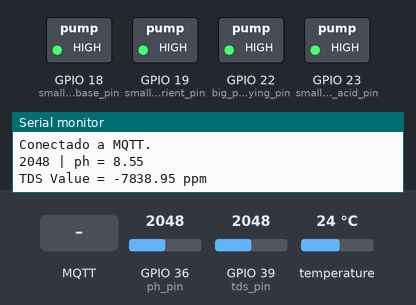
Bench run of a sketch on a simulated ESP32. Parts: switched loads named in the sketch (green lamp = pin HIGH), the last lines printed to the serial monitor. Inputs (shaded band) come from the test bench; at power-on: GPIO 36 (ph_pin) = 2048, GPIO 39 (tds_pin) = 2048, temperature 24 °C. WiFi joins after 1.5 s; servers stay silent unless stated; no MQTT or app messages arrive unless stated.

Above: at 2.7 s.
2.8 s: MQTT message "on" arrives on the first subscribed topic
At 5.7 s:
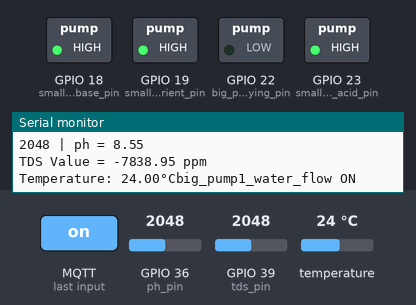
6.6 s: MQTT message "on" arrives on the second subscribed topic
At 9.6 s:
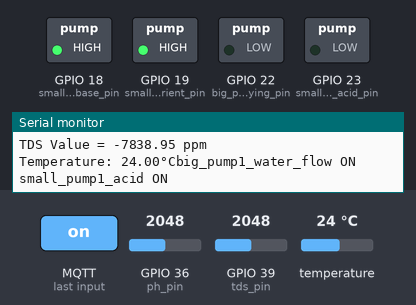
10.1 s: MQTT message "off" arrives on the first subscribed topic
At 13.3 s:
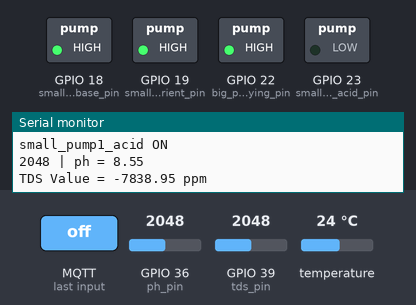
13.6 s: MQTT message "on" arrives on the third subscribed topic
At 16.5 s:
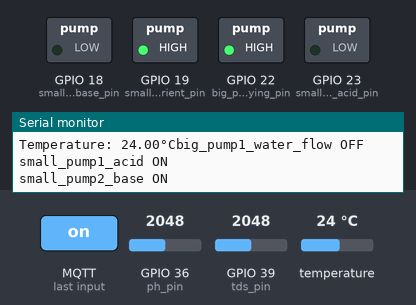
17.2 s: MQTT message "off" arrives on the second subscribed topic
At 20.7 s:
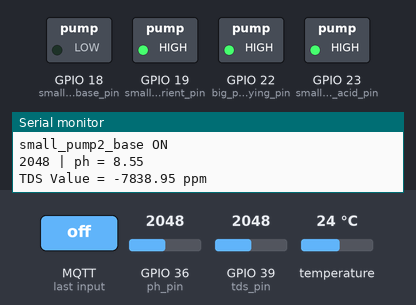
Timing chart, 0 to 22.2 s (numbered marks = the images above; inputs shaded):
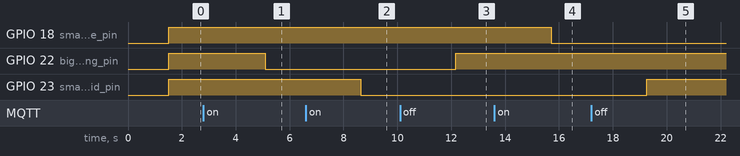

The sketch:

centric.ino
```cpp
/* IOT vertical farming centric*/


#include <ArduinoJson.h>

#include <WiFi.h>
WiFiClient WIFI_CLIENT;

#include <Wire.h>
#include <PubSubClient.h>
PubSubClient MQTT_CLIENT;

#include <OneWire.h>
#include <DallasTemperature.h>


#define WIFI_SSID "admin"
#define WIFI_PASSWORD "12345678"


const int big_pump1_spraying_pin = 22; //GPIO26
const int small_pump1_acid_pin = 23; //GPIO27
const int small_pump2_base_pin = 18; //GPIO32
const int small_pump3_nutrient_pin = 19; //GPIO33


#define ph_pin 36 //connected to GPIO 36 (Analog ADC0)
#define tds_pin 39 //connected to GPIO 39 (Analog ADC3)
#define ds18b20_pin 27 //connected to GPIO 27


//-------------------------------------------------TDS
int tds_SensorValue = 0;
float tdsValue = 0;
float tdsVoltage = 0;
//-------------------------------------------------


//-------------------------------------------------PH
int ph_sensorValue = 0;
float phValue = 0;
float ph = 0;
//-------------------------------------------------

//-------------------------------------------------ds18b20
OneWire oneWire(ds18b20_pin);         // setup a oneWire instance
DallasTemperature tempSensor(&oneWire); // pass oneWire to DallasTemperature library
float tempCelsius;    // temperature in Celsius
float tempFahrenheit; // temperature in Fahrenheit
//-------------------------------------------------


void setup()
{

  Serial.begin(115200);


  WiFi.begin(WIFI_SSID, WIFI_PASSWORD);
  Serial.print("Connecting to Wi-Fi");
  while (WiFi.status() != WL_CONNECTED)
  {
      Serial.print(".");
      delay(300);
  }
  Serial.println();
  Serial.print("Connected with IP: ");
  Serial.println(WiFi.localIP());
  Serial.println();

  MQTT_CLIENT.setCallback(callback);

  pinMode(tds_pin, INPUT);
  pinMode(ph_pin, INPUT);
  tempSensor.begin();    // initialize the sensor

  pinMode(big_pump1_spraying_pin, OUTPUT);
  pinMode(small_pump1_acid_pin, OUTPUT);
  pinMode(small_pump2_base_pin, OUTPUT);
  pinMode(small_pump3_nutrient_pin, OUTPUT);

  digitalWrite(big_pump1_spraying_pin, HIGH);
  digitalWrite(small_pump1_acid_pin, HIGH);
  digitalWrite(small_pump2_base_pin, HIGH);
  digitalWrite(small_pump3_nutrient_pin, HIGH);

}


String big_pump1_water_flow;
String small_pump1_acid;
String small_pump2_base;
String small_pump3_nutrient;


// Reconnect con MQTT broker
void reconnect()
{
  MQTT_CLIENT.setServer("broker.hivemq.com", 1883);
  //MQTT_CLIENT.setServer("mqtt.eclipse.org", 1883);
  MQTT_CLIENT.setClient(WIFI_CLIENT);

  // Trying connect with broker.
  while (!MQTT_CLIENT.connected())
  {
    Serial.println("Trying to connect with Broker MQTT.");


    MQTT_CLIENT.connect("client_iot_vertical_farming_ppu2022_centric"); // it isn't necessary..

    MQTT_CLIENT.subscribe("iot_vertical_farming_ppu2022/centric/big_pump1_water_flow"); // HERE SUBSCRIBE.
    MQTT_CLIENT.subscribe("iot_vertical_farming_ppu2022/centric/small_pump1_acid"); // HERE SUBSCRIBE.
    MQTT_CLIENT.subscribe("iot_vertical_farming_ppu2022/centric/small_pump2_base"); // HERE SUBSCRIBE.
    MQTT_CLIENT.subscribe("iot_vertical_farming_ppu2022/centric/small_pump3_nutrient"); // HERE SUBSCRIBE.


    // Wait to try to reconnect again...
    delay(1000);
  }

  Serial.println("Conectado a MQTT.");
}


String message = "";
// What to do when it receives the data.
void callback(char* topic, byte* payload, unsigned int length)
{
  String stopic = String(topic);

  Serial.print("Message received: ");
  Serial.print(stopic);
  Serial.print("   ");
  message = "";
  for (int i=0;i<length;i++)
  {
    message += (char)payload[i];
  }
  Serial.println(message);

  String s_message=String(message);

  if(stopic=="iot_vertical_farming_ppu2022/centric/big_pump1_water_flow")
  {
    big_pump1_water_flow=s_message;
  }
  else if(stopic=="iot_vertical_farming_ppu2022/centric/small_pump1_acid")
  {
    small_pump1_acid=s_message;
  }
  else if(stopic=="iot_vertical_farming_ppu2022/centric/small_pump2_base")
  {
    small_pump2_base=s_message;
  }
  else if(stopic=="iot_vertical_farming_ppu2022/centric/small_pump3_nutrient")
  {
    small_pump3_nutrient=s_message;
  }

}

void do_publish(String topic,String msg)
{
    char msg_char[100];
    msg.toCharArray(msg_char, 100);

    char topic_char[100];
    topic.toCharArray(topic_char, 100);

    MQTT_CLIENT.publish(topic_char, msg_char);
}


int delay_ms=5*1000;// 5*1000 = 5 sec
uint32_t previous_time=0;


void loop()
{
  // Check MQTT Broker connection
  if (!MQTT_CLIENT.connected()) {
    reconnect();
  }

  //----------------------------------------------ph
  ph_sensorValue= analogRead(ph_pin);
  Serial.print(ph_sensorValue);
  Serial.print(" | ");
  phValue=ph_sensorValue*(3.3/4095.0);
  ph=14-(3.3*phValue);
  Serial.print("ph = ");
  Serial.println(ph);
  //----------------------------------------------


  //----------------------------------------------tds
  tds_SensorValue = analogRead(tds_pin);
  tdsVoltage = tds_SensorValue*5/1024.0; //Convert analog reading to tdsVoltage
  tdsValue=(133.42/tdsVoltage*tdsVoltage*tdsVoltage - 255.86*tdsVoltage*tdsVoltage + 857.39*tdsVoltage)*0.5; //Convert voltage value to TDS value
  Serial.print("TDS Value = ");
  Serial.print(tdsValue);
  Serial.println(" ppm");
  //----------------------------------------------

  //----------------------------------------------ds18b20
  tempSensor.requestTemperatures();             // send the command to get temperatures
  tempCelsius = tempSensor.getTempCByIndex(0);  // read temperature in Celsius
  Serial.print("Temperature: ");
  Serial.print(tempCelsius);    // print the temperature in Celsius
  Serial.print("°C");
  //----------------------------------------------

  if (millis() - previous_time > delay_ms)
  {

    previous_time = millis();

    /*---------------------------------*/
    DynamicJsonDocument doc(1024);
    String serial_string;

    doc["ph"] = String(ph);
    doc["tds"]   = String(tdsValue);
    doc["water_temperature"] = String(tempCelsius);
    serializeJson(doc, serial_string);
    /*---------------------------------*/


    //------------test set
    do_publish("iot_vertical_farming_ppu2022/centric/sensor_value",String(serial_string));
    //------------

  }


  //======================function
  if(String(big_pump1_water_flow)==String("on"))
  {
      digitalWrite(big_pump1_spraying_pin, LOW);
      Serial.println("big_pump1_water_flow ON");
  }
  else if(String(big_pump1_water_flow)==String("off"))
  {
      digitalWrite(big_pump1_spraying_pin, HIGH);
      Serial.println("big_pump1_water_flow OFF");
  }

  if(String(small_pump1_acid)==String("on"))
  {
      digitalWrite(small_pump1_acid_pin, LOW);
      Serial.println("small_pump1_acid ON");
  }
  else if(String(small_pump1_acid)==String("off"))
  {
      digitalWrite(small_pump1_acid_pin, HIGH);
      Serial.println("small_pump1_acid OFF");
  }


  if(String(small_pump2_base)==String("on"))
  {
      digitalWrite(small_pump2_base_pin, LOW);
      Serial.println("small_pump2_base ON");
  }
  else if(String(small_pump2_base)==String("off"))
  {
      digitalWrite(small_pump2_base_pin, HIGH);
      Serial.println("small_pump2_base OFF");
  }


  if(String(small_pump3_nutrient)==String("on"))
  {
      digitalWrite(small_pump3_nutrient_pin, LOW);
      Serial.println("small_pump3_nutrient ON");
  }
  else if(String(small_pump3_nutrient)==String("off"))
  {
      digitalWrite(small_pump3_nutrient_pin, HIGH);
      Serial.println("small_pump3_nutrient OFF");
  }

  //======================

  MQTT_CLIENT.loop(); // Check Subscription.

  delay(1000);

}
```

Measured:
- after the input at 2.8 s, GPIO 22 (big_pump1_spraying_pin): HIGH → LOW after 2.3 s
- after the input at 6.6 s, GPIO 23 (small_pump1_acid_pin): HIGH → LOW after 2.0 s
- after the input at 10.1 s, GPIO 22 (big_pump1_spraying_pin): LOW → HIGH after 2.1 s
- after the input at 13.6 s, GPIO 18 (small_pump2_base_pin): HIGH → LOW after 2.1 s
- after the input at 17.2 s, GPIO 23 (small_pump1_acid_pin): LOW → HIGH after 2.1 s
